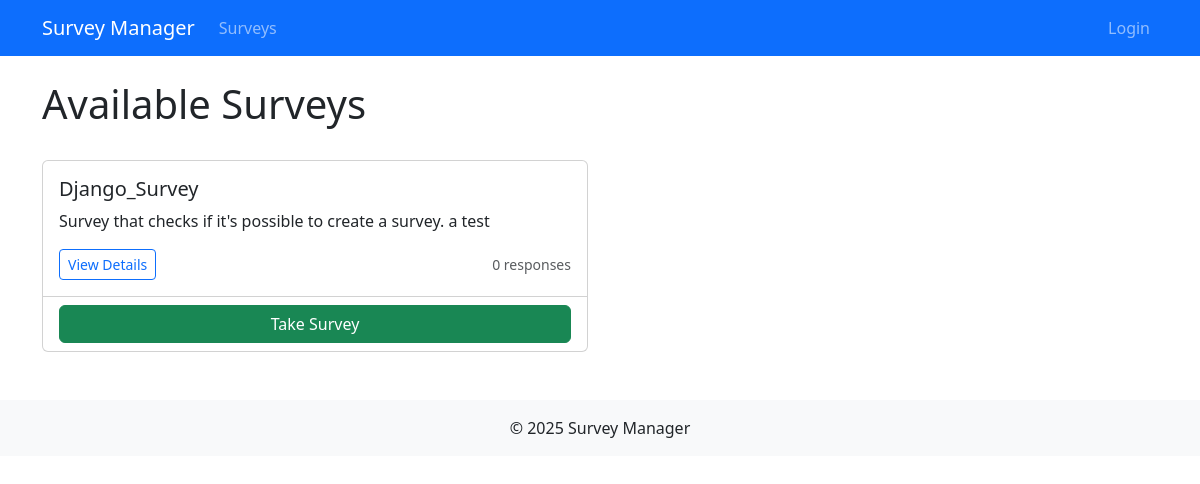
The app's page /surveys/, older data.
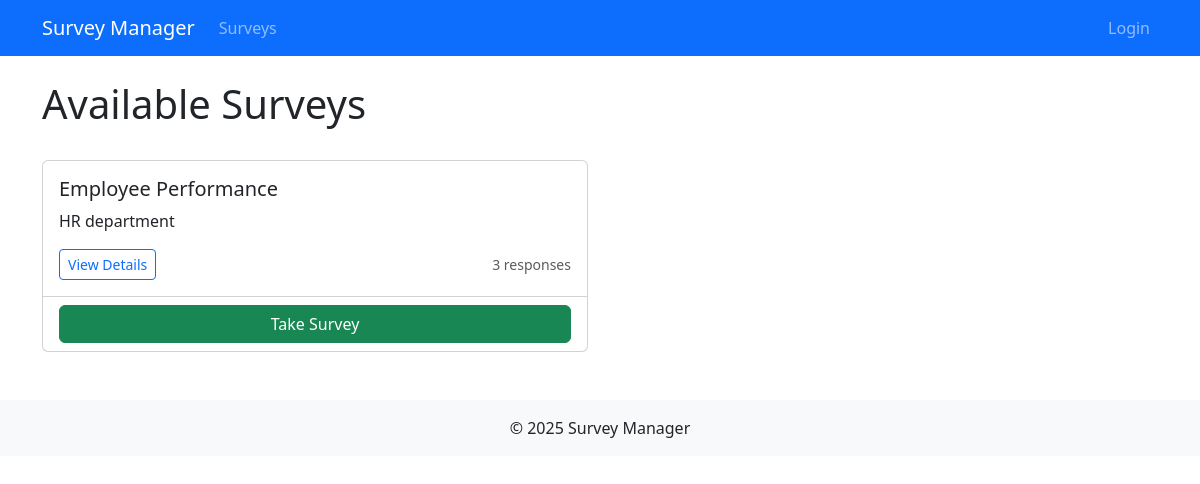
The same page, newer data.
### surveys/models.py (models this page shows, shortened)
class Survey(models.Model):
    title = models.CharField(max_length=200)
    description = models.TextField()
    created_by = models.ForeignKey(User, on_delete=models.CASCADE, default=None)
    created_at = models.DateTimeField(default=timezone.now)
    updated_at = models.DateTimeField(auto_now=True)
    is_active = models.BooleanField(default=True)

### surveys/views.py (the view)
# urls.py: path('', views.SurveyListView.as_view(), name='survey_list'),
class SurveyListView(ListView):
    model = Survey
    template_name = 'surveys/survey_list.html'
    context_object_name = 'surveys'
    def get_queryset(self):
        return Survey.objects.filter(is_active=True)

### templates/surveys/survey_list.html (shortened to what this page needs)
{% extends "base.html" %}
{% block content %}
<div class="row mb-4">
    <div class="col">
        <h1>Available Surveys</h1>
    </div>
</div>
{% if surveys %}
<div class="row row-cols-1 row-cols-md-2 g-4">
    {% for survey in surveys %}
    <div class="col">
        <div class="card h-100">
            <div class="card-body">
                <h5 class="card-title">{{ survey.title }}</h5>
                <p class="card-text">{{ survey.description|truncatewords:20 }}</p>
                <div class="d-flex justify-content-between align-items-center">
                    <a href="{% url 'surveys:survey_detail' survey.pk %}" class="btn btn-sm btn-outline-primary">
                        View Details
                    </a>
                    <small class="text-muted">
                        {{ survey.responses.count }} response{{ survey.responses.count|pluralize }}
                    </small>
                </div>
            </div>
            <div class="card-footer bg-transparent">
                <a href="{% url 'surveys:survey_response' survey.pk %}" class="btn btn-success w-100">
                    Take Survey
                </a>
            </div>
        </div>
    </div>
    {% endfor %}
</div>
{% else %}
<div class="alert alert-info">
    No surveys available at the moment.
</div>
{% endif %}
{% endblock %}

### templates/base.html (shortened to what this page needs)
{% load static %}
<!DOCTYPE html>
<html lang="en">
<head>
    <link href="https://cdn.jsdelivr.net/npm/bootstrap@5.3.0/dist/css/bootstrap.min.css" rel="stylesheet">
    <link rel="stylesheet" href="https://cdn.jsdelivr.net/npm/bootstrap-icons@1.10.0/font/bootstrap-icons.css">
</head>
<body>
    <nav class="navbar navbar-expand-lg navbar-dark bg-primary mb-4">
        <div class="container">
            <a class="navbar-brand" href="{% url 'surveys:survey_list' %}">Survey Manager</a>
            <div class="collapse navbar-collapse" id="navbarNav">
                <ul class="navbar-nav me-auto">
                    <li class="nav-item">
                        <a class="nav-link" href="{% url 'surveys:survey_list' %}">Surveys</a>
                    </li>
                </ul>
                <ul class="navbar-nav">
                    {% if user.is_authenticated %}
                    <li class="nav-item">
                        <span class="navbar-text me-2">Hello, {{ user.username }}</span>
                    </li>
                    <li class="nav-item">
                        <form method="post" action="{% url 'logout' %}" class="d-inline">
                            {% csrf_token %}
                            <button type="submit" class="nav-link btn btn-link">
                                Logout
                            </button>
                        </form>
                    </li>
                    {% else %}
                    <li class="nav-item">
                        <a class="nav-link" href="{% url 'login' %}">Login</a>
                    </li>
                    {% endif %}
                </ul>
            </div>
        </div>
    </nav>
    <div class="container">
        {% block content %}{% endblock %}
    </div>
    <footer class="mt-5 py-3 bg-light">
        <div class="container text-center">
            <p class="mb-0">© {% now "Y" %} Survey Manager</p>
        </div>
    </footer>
</body>
</html>

Row changes from the older to the newer data that the page shows:
changed Survey: title "Django_Survey" → "Employee Performance"; description "Survey that checks if it's possible to create a survey. a test" → "HR department"; responses.count "0" → "3"
